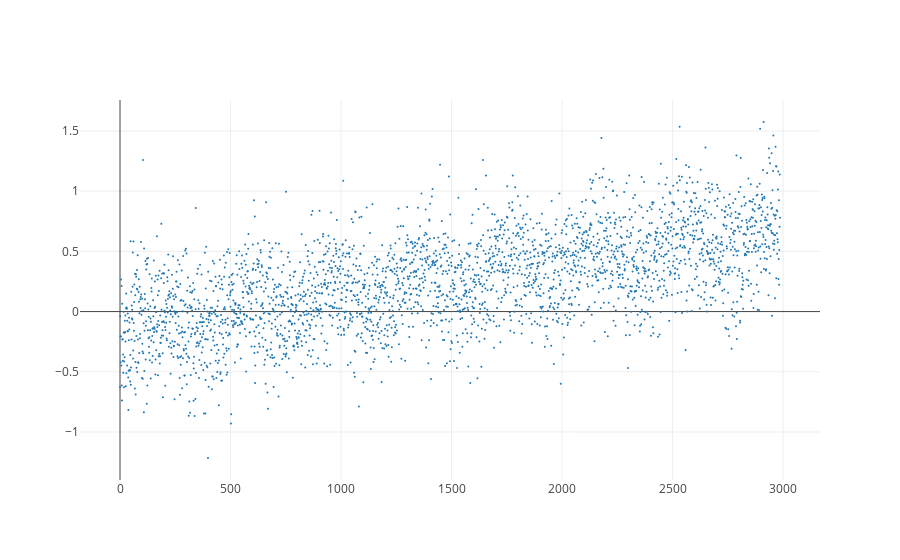

Write notebook code for a chart like this one.
### Code cell
mychart(np.array(range(z.shape[0])), Y-z)
# error grows in test period, doesn't fully capture trend

### Figure 1 — Plotly figure (JSON) as saved in the notebook; plotly's stock layout.template omitted (floating-point values rounded to 4 significant figures; data arrays with more than 128 entries replaced by an {"elided": "..."} marker saying what was removed)
{"data": [{"marker": {"size": 2}, "mode": "markers", "type": "scatter", "x": {"elided": "2987 int values"}, "y": {"elided": "2987 float values"}}], "layout": {"yaxis": {"autorange": true}}}
